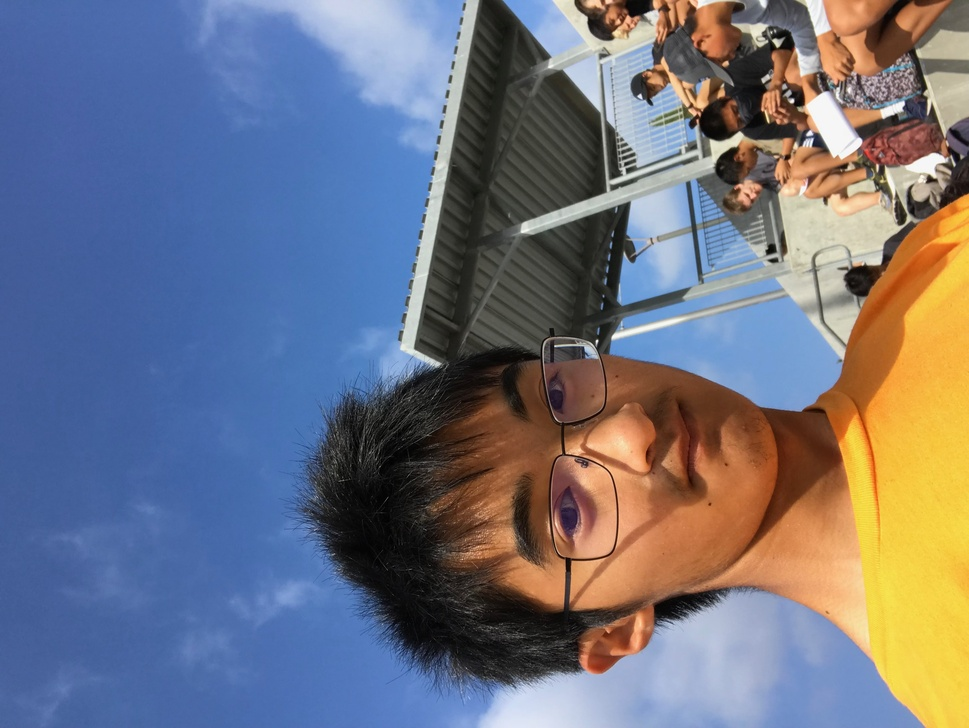
#> input picture templates/about_page_pictures/IMG-6667.JPG, 969 x 728 px, shrunk from 3088 x 2320 before the run
$ python image_test.py   (older library calls are emulated)
#> lines starting #> are read from the running program, lines starting #| are printed output that depends on the picture
# Import required Image library
from PIL import Image, ImageDraw, ImageFont

# Create an Image Object from an Image
im = Image.open('./templates/about_page_pictures/IMG-6667.JPG')
#> im is the input picture: PIL image 969x728 RGB; mean R, G, B 112.4, 115, 128.6

# show 270 degree flipped image
degree_flippedImage = im.transpose(Image.ROTATE_270)
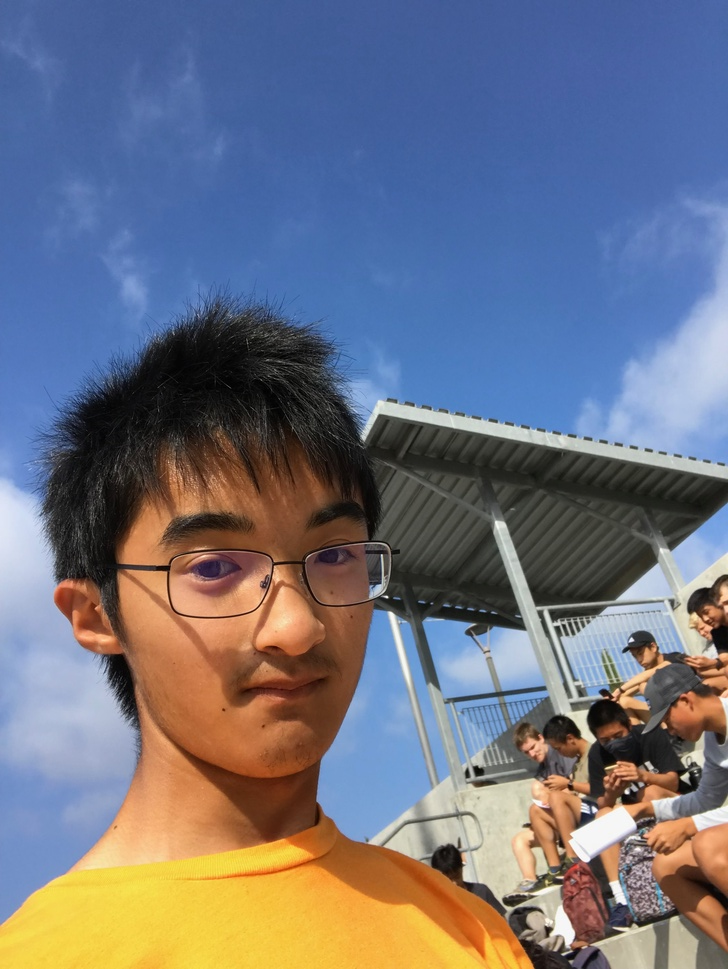
#> degree_flippedImage: PIL image 728x969 RGB; mean R, G, B 112.4, 115, 128.6
degree_flippedImage.show()

width, height = degree_flippedImage.size
#> width = 728; height = 969

draw = ImageDraw.Draw(degree_flippedImage)
text = "Del Norte High School"

font = ImageFont.truetype('arial.ttf', 96)
textwidth, textheight = draw.textsize(text, font)
#> textwidth = 1057; textheight = 110

# calculate the x,y coordinates of the text
margin = 100
x = width - textwidth - margin
#> x = -429
y = height - textheight - margin*29
#> y = -2041

# draw watermark in the bottom right corner
draw.text((x, y), text, font=font)
degree_flippedImage.show()

# Save watermarked image
degree_flippedImage.save('./static/assets/Davidwatermark.jpg')

d1 = ImageDraw.Draw(degree_flippedImage)
font = ImageFont.truetype("arial.ttf", 100)
d1.text((28, 36), "Hello World!", font=font, fill=(255, 0, 0))
degree_flippedImage.show()
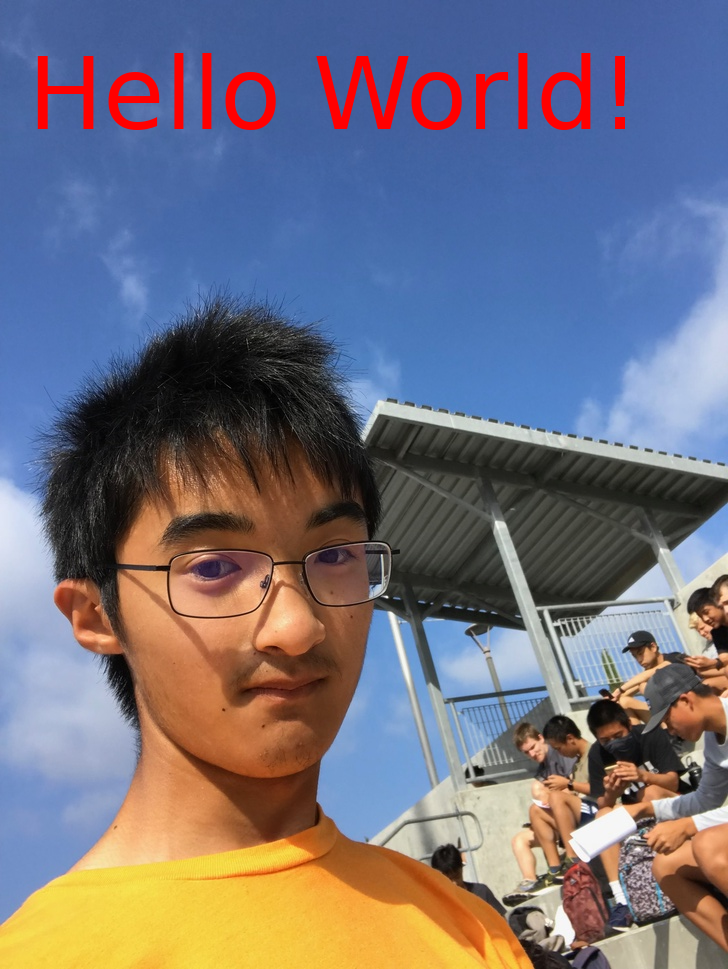
#> shown: PIL image 728x969 RGB; mean R, G, B 115.9, 113.1, 125.6
degree_flippedImage.save("./static/assets/David_image_text.jpg")

$ run again, with templates/about_page_pictures/IMG_2096.jpg copied over templates/about_page_pictures/IMG-6667.JPG
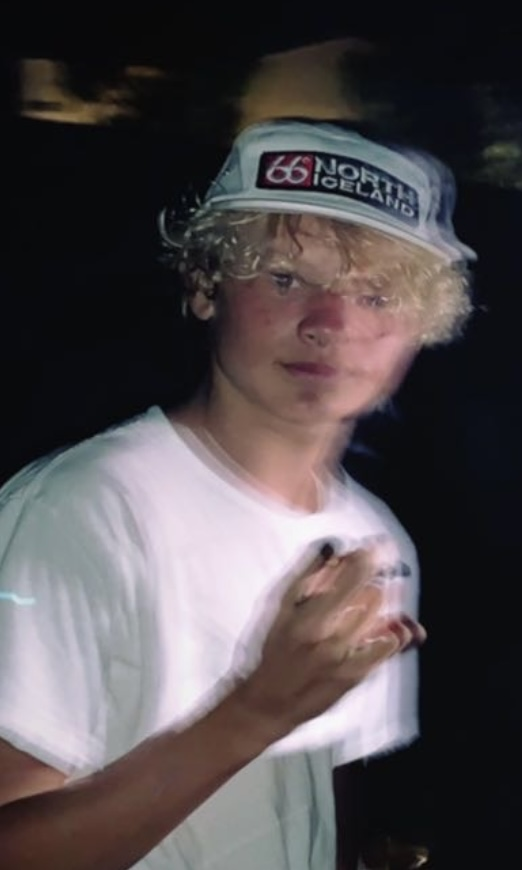
#> input picture templates/about_page_pictures/IMG_2096.jpg, 522 x 870 px
#> im is the input picture: PIL image 522x870 RGB; mean R, G, B 81.5, 75.6, 78
#> `degree_flippedImage = im.transpose(Image.ROTATE_270)`:
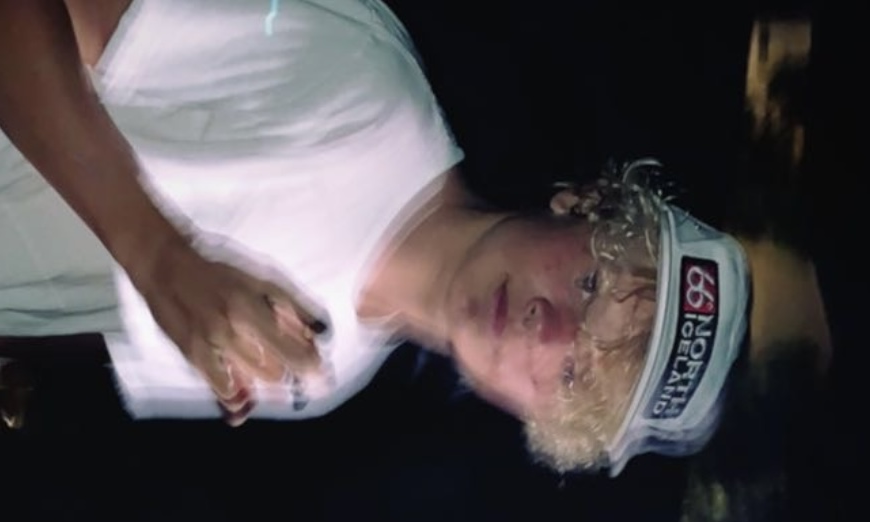
#> degree_flippedImage: PIL image 870x522 RGB; mean R, G, B 81.5, 75.6, 78
#> textwidth = 1057; textheight = 110
#> x = -287
#> y = -2488
#> `degree_flippedImage.show()`:
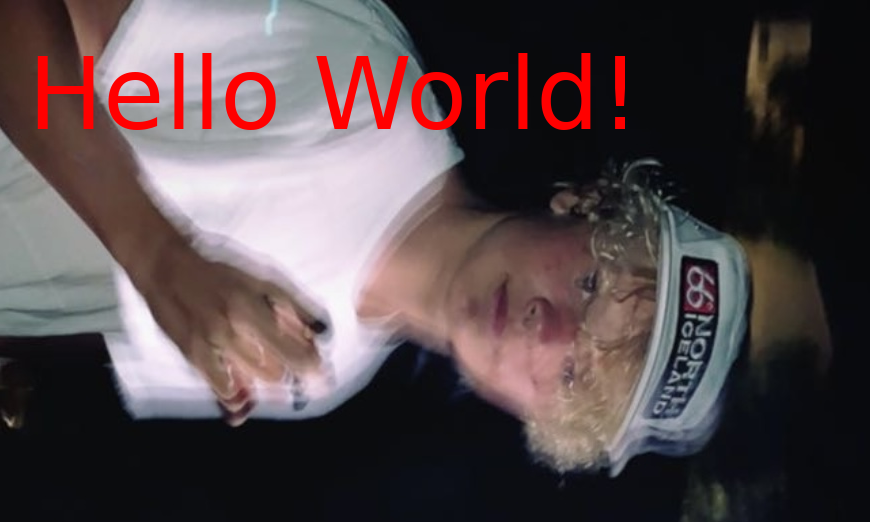
#> shown: PIL image 870x522 RGB; mean R, G, B 85.9, 72.6, 74.9

$ run again, with templates/about_page_pictures/William Wu.png saved as templates/about_page_pictures/IMG-6667.JPG
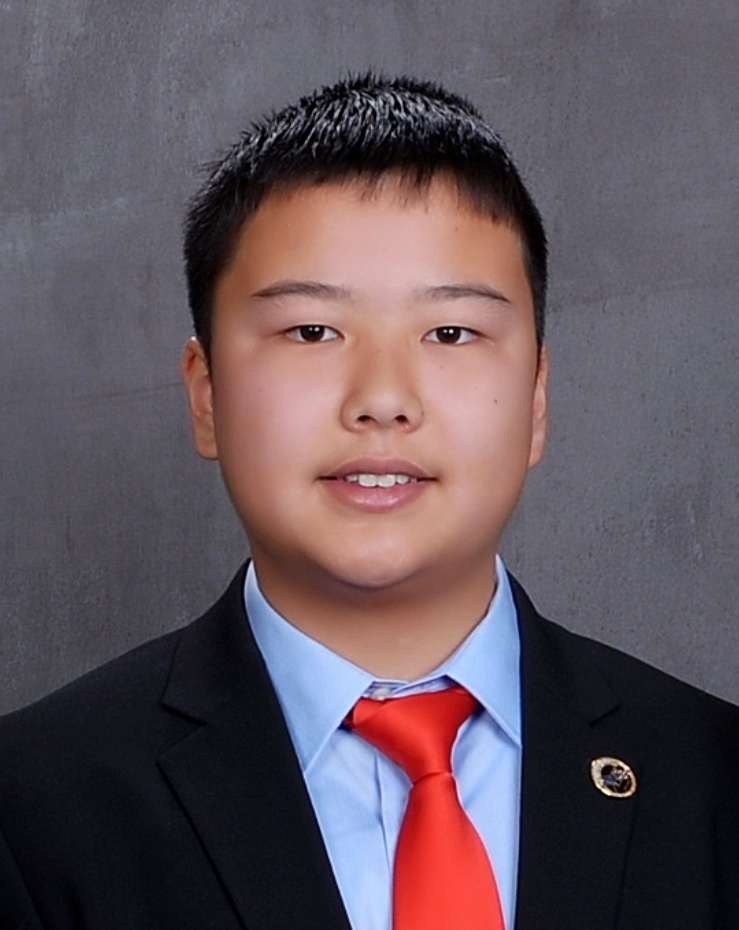
#> input picture templates/about_page_pictures/William Wu.png, 739 x 930 px
#> im is the input picture: PIL image 739x930 RGB; mean R, G, B 98.3, 84.3, 91.9
#> `degree_flippedImage = im.transpose(Image.ROTATE_270)`:
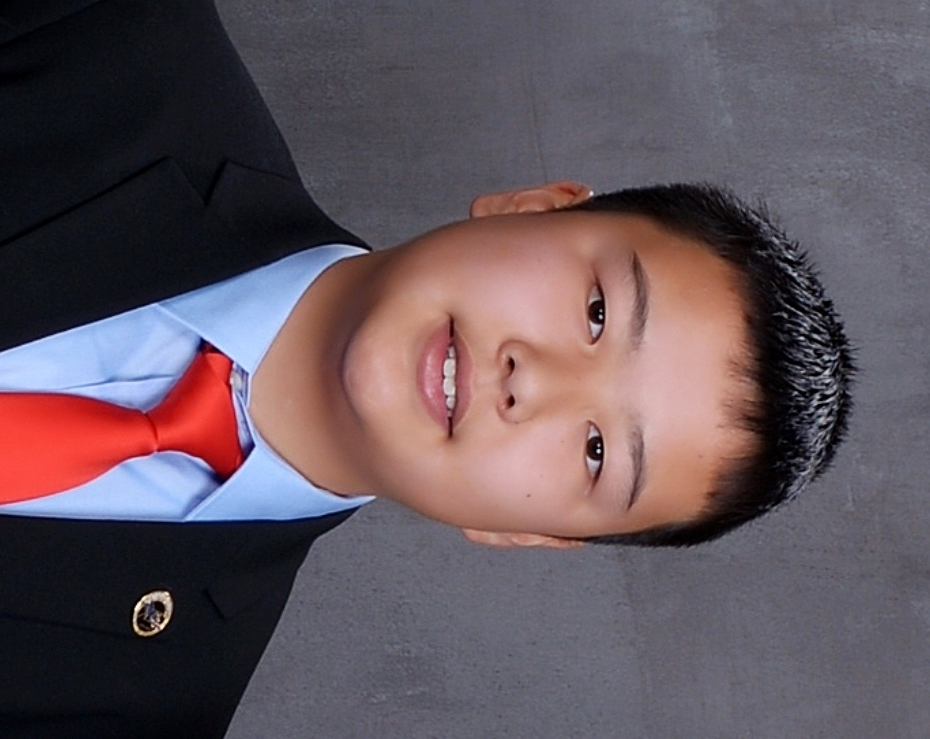
#> degree_flippedImage: PIL image 930x739 RGB; mean R, G, B 98.3, 84.3, 91.9
#> textwidth = 1057; textheight = 110
#> x = -227
#> y = -2271
#> `degree_flippedImage.show()`:
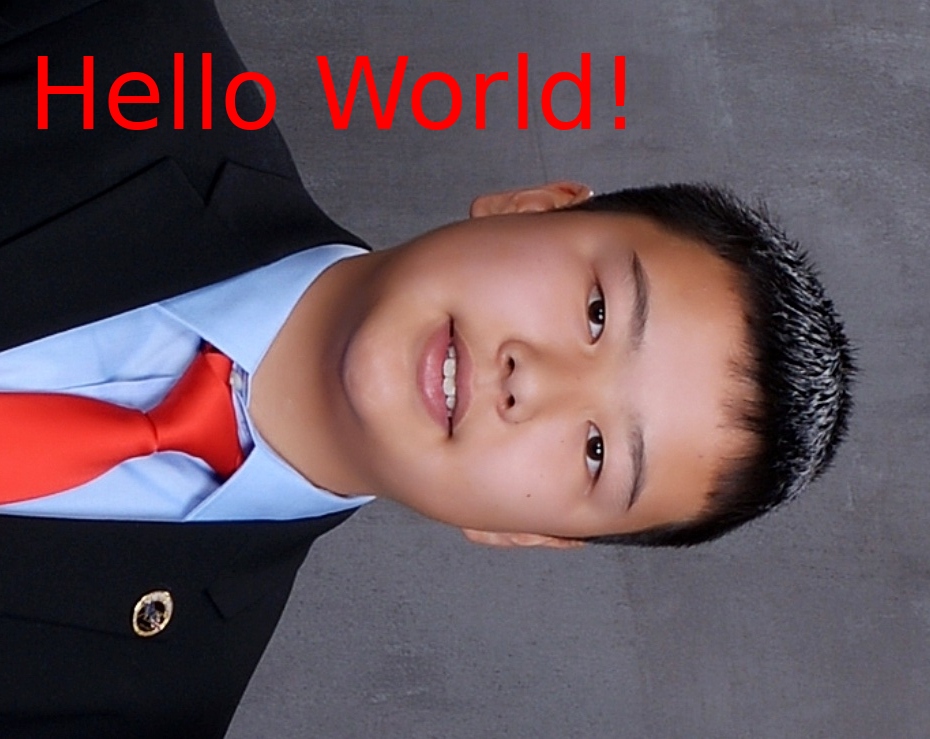
#> shown: PIL image 930x739 RGB; mean R, G, B 102.1, 83.3, 90.7
